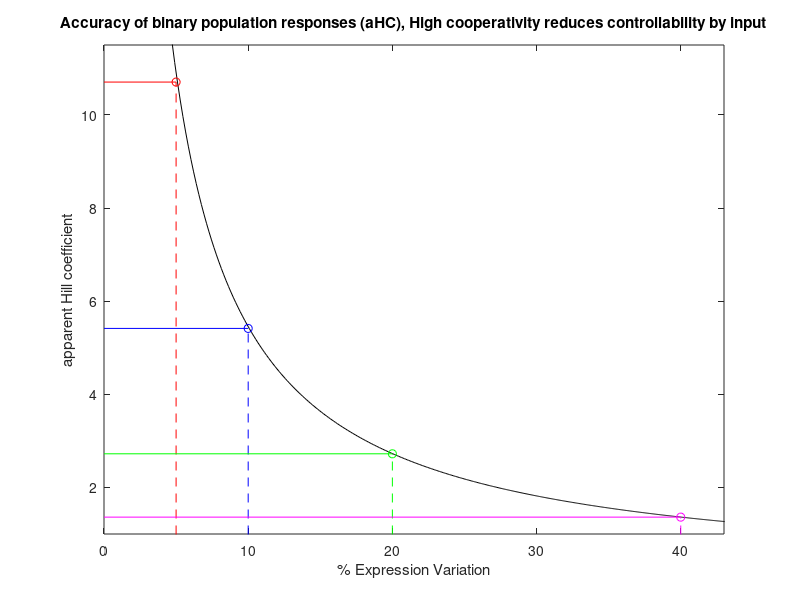
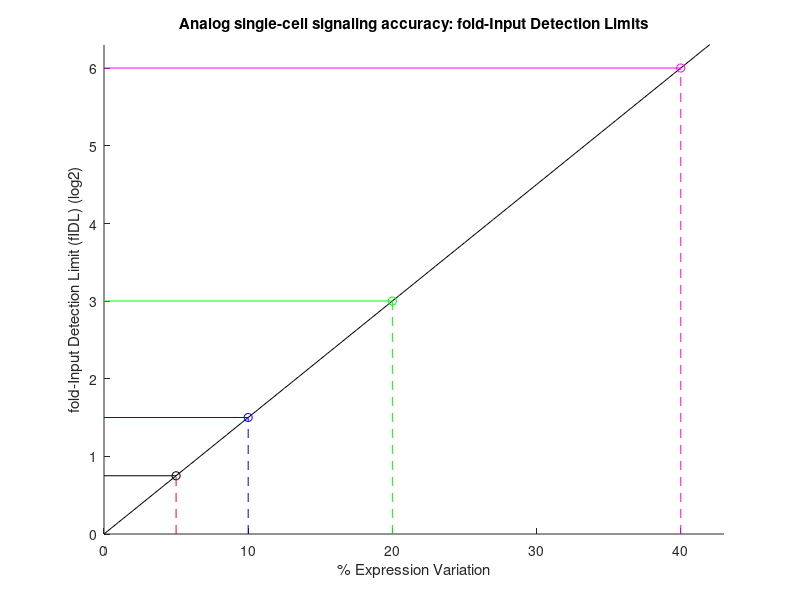
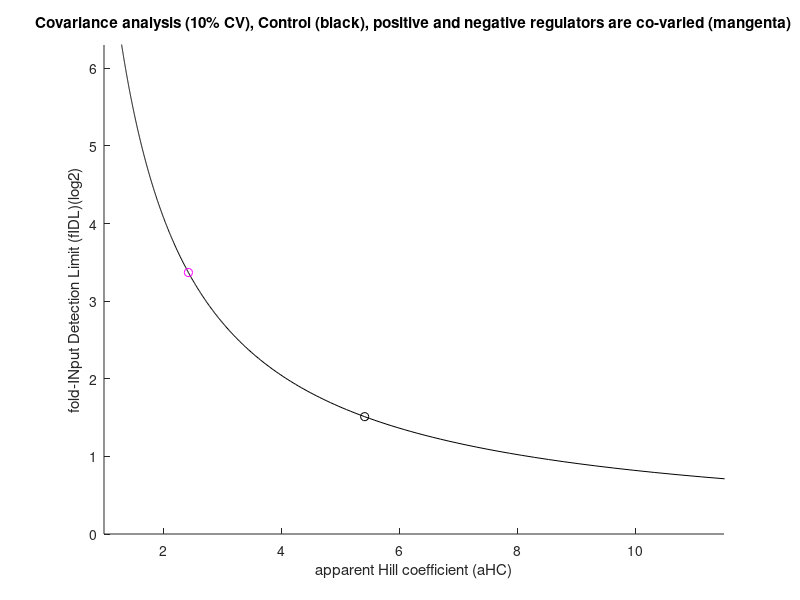
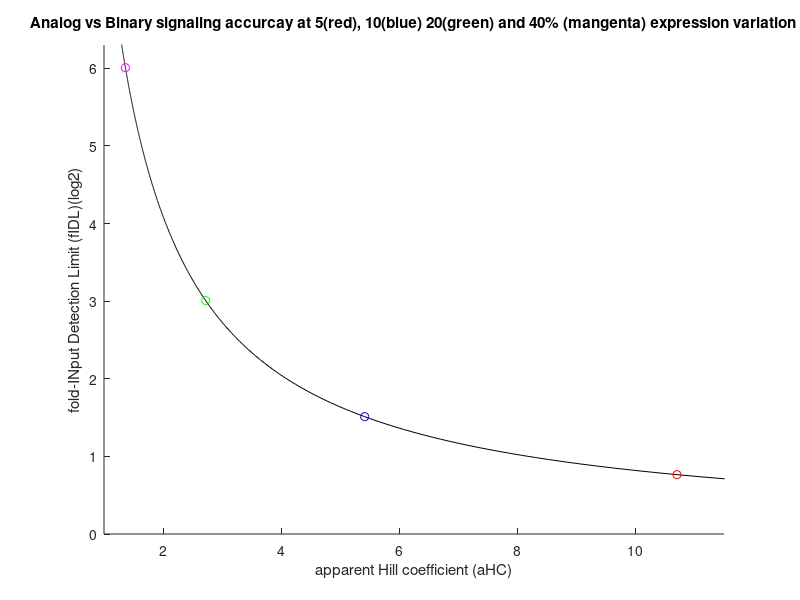

MATLAB code to generate these figures, in order:
clear all
close all
%Same model Function as in Figure 1A
%Exploration of analog and binary signaling accuracy

%Plot 1 calculates Population-level Binary accuracy using an apparent Hill
%coefficient

%fIDL and aHC
tspan = [0:15]; % time is in hours
y0 = [1 1 1 1 1]; % initial values
Thr=10; % Threshold used for binary signaling, cells with y5 above Thr are active and cells with y5 below
% Thr are inactive
R1=.5:.01:12; %fold-increase in stimulation

CV=100*log(R1)/norminv(Thr/(1+Thr))/sqrt(10); %calculates how large the CV must be for the 
%tail region to be approximately 9% of cells (1-1/(Thr +1)) for a given R, The value (1-1/(Thr +1)) 
%corresponds to the fraction of cells that a Hill coefficient of 1 reaches when R=Thr

n=find(CV>5,1);
figure, plot(CV,log(Thr)./log(R1),'k-')
hold on
line([0;5],[log(Thr)/log(R1(n));log(Thr)/log(R1(n))],'Color', 'r','LineStyle','-')
plot(5,log(Thr)/log(R1(n)),'ro')
line([5 5],[0 log(Thr)/log(R1(n))],'Color', 'r','LineStyle','--')

n=find(CV>10,1);
hold on
line([0;10],[log(Thr)/log(R1(n));log(Thr)/log(R1(n))],'Color', 'b','LineStyle','-')
plot(10,log(Thr)/log(R1(n)),'bo')
line([10 10],[0 log(Thr)/log(R1(n))],'Color', 'b','LineStyle','--')

n=find(CV>20,1);
hold on
line([0;20],[log(Thr)/log(R1(n));log(Thr)/log(R1(n))],'Color', 'g','LineStyle','-')
plot(20,log(Thr)/log(R1(n)),'go')
line([20 20],[0 log(Thr)/log(R1(n))],'Color', 'g','LineStyle','--')

n=find(CV>40,1);
hold on
line([0;40],[log(Thr)/log(R1(n));log(Thr)/log(R1(n))],'Color', 'm','LineStyle','-')
plot(40,log(Thr)/log(R1(n)),'mo')

line([40 40],[0 log(Thr)/log(R1(n))],'Color', 'm','LineStyle','--')
title('Accuracy of binary population responses (aHC), High cooperativity reduces controllability by input')
xlabel('% Expression Variation')
ylabel('apparent Hill coefficient')
axis([0 43 1 11.5])

%% Plot calculates analog signaling accuracy (fold-Input Detection Limit) as a function of % expression variation
figure, hold on

x=0:.5:45; %Expression Variation
for i=1:length(x)
    y(i)=exp(norminv(.95)*x(i)/100*sqrt(10)*2); %determines fIDL based on 
    %two lognormal distributions, unstimulated and stimulated, 95%
    %accuracy & 10 variable pathway commponents
end
plot(x,log2(y),'k-')

y0=exp(norminv(.95)*5/100*sqrt(10)*2);
line([0 5],[log2(y0) log2(y0)],'LineStyle','-','Color','k')
plot(5,log2(y0),'ko')
line([5 5],[0 log2(y0)],'LineStyle','--','Color','r')

y0=exp(norminv(.95)*10/100*sqrt(10)*2);
line([0 10],[log2(y0) log2(y0)],'LineStyle','-','Color','b')
plot(10,log2(y0),'bo')
line([10 10],[0 log2(y0)],'LineStyle','--','Color','b')

y0=exp(norminv(.95)*20/100*sqrt(10)*2);
line([0 20],[log2(y0) log2(y0)],'LineStyle','-','Color','g')
plot(20,log2(y0),'go')
line([20 20],[0 log2(y0)],'LineStyle','--','Color','g')

y0=exp(norminv(.95)*40/100*sqrt(10)*2);
line([0 40],[log2(y0) log2(y0)],'LineStyle','-','Color','m')
plot(40,log2(y0),'mo')
line([40 40],[0 log2(y0)],'LineStyle','--','Color','m')

title('Analog single-cell signaling accuracy: fold-Input Detection Limits')
xlabel('% Expression Variation')
ylabel('fold-Input Detection Limit (fIDL) (log2)')
axis([0 43 0 6.3])
%% Covariance plot, codependence between fIDL and aHC

figure,hold on
CV=100*log(R1)/norminv(Thr/(1+Thr))/sqrt(10);
n1=find(CV>10,1);
YY=exp(norminv(.95)*CV/100*sqrt(10)*2);
yy1=exp(norminv(.95)*CV(n1)/100*sqrt(10)*2);
plot(log(Thr)./log(R1), log2(YY),'k-')
plot(log(Thr)/log(R1(n1)),log2(yy1),'ko')

CV=100*log(R1)/norminv(Thr/(1+Thr))/sqrt(50);
%sqrt(5^2 + 5^2) for correlated kinases and correlated phosphatases
n2=find(CV>10,1);
YY=exp(norminv(.95)*CV/100*sqrt(50)*2);
yy2=exp(norminv(.95)*CV(n2)/100*sqrt(50)*2);
plot(log(Thr)/log(R1(n2)),log2(yy2),'mo')

title('Covariance analysis (10% CV), Control (black), positive and negative regulators are co-varied (mangenta)')
ylabel('fold-INput Detection Limit (fIDL)(log2)')
xlabel('apparent Hill coefficient (aHC)')
axis([1 11.5 0 6.3])
%% Position of different expression variation in a fIDL versus aHC plot (N=10 components)
figure, hold on
kk=2;
CV=100*log(R1)/norminv(Thr/(1+Thr))/sqrt(10);
n1=find(CV>5,1);
n2=find(CV>10,1);
n3=find(CV>20,1);
n4=find(CV>40,1);
YY=exp(norminv(.95)*CV/100*sqrt(10)*2);
yy1=exp(norminv(.95)*CV(n1)/100*sqrt(10)*2);
yy2=exp(norminv(.95)*CV(n2)/100*sqrt(10)*2);
yy3=exp(norminv(.95)*CV(n3)/100*sqrt(10)*2);
yy4=exp(norminv(.95)*CV(n4)/100*sqrt(10)*2);

plot(log(Thr)./log(R1), log2(YY),'k-')
plot(log(Thr)/log(R1(n1)),log2(yy1),'ro')
plot(log(Thr)/log(R1(n2)),log2(yy2),'bo')
plot(log(Thr)/log(R1(n3)),log2(yy3),'go')
plot(log(Thr)/log(R1(n4)),log2(yy4),'mo')

title('Analog vs Binary signaling accurcay at 5(red), 10(blue) 20(green) and 40% (mangenta) expression variation')
ylabel('fold-INput Detection Limit (fIDL)(log2)')
xlabel('apparent Hill coefficient (aHC)')
axis([1 11.5 0 6.3])
%% Effect of less or more pathway components on fIDL versus aHC plot 

figure,hold on
Num=[4 10 24];
for kk=1:3
    CV=100*log(R1)/norminv(Thr/(1+Thr))/sqrt(Num(kk));
    n2=find(CV>10,1);    
    YY=exp(norminv(.95)*CV/100*sqrt(Num(kk))*2);
    yy2=exp(norminv(.95)*CV(n2)/100*sqrt(Num(kk))*2);
    if kk==1
        plot(log(Thr)/log(R1(n2)),log2(yy2),'co')  
    elseif kk==2
        plot(log(Thr)./log(R1), log2(YY),'k-')
        plot(log(Thr)/log(R1(n2)),log2(yy2),'ko')       
    elseif kk==3
        plot(log(Thr)/log(R1(n2)),log2(yy2),'mo')
    end
end

title('Accurcay for different Numbers of Components (N) (Var 10%): Cyan, N=4, Black 10 and Mangenta 24')
ylabel('fold-INput Detection Limit (fIDL)(log2)')
xlabel('apparent Hill coefficient (aHC)')
axis([1 11.5 0 6.3])
%% 


function dydt = vd(t,y,R,e)
dydt = zeros(5,1);    % a column vector
dydt(1)=R*e(1)-e(2)*y(1);
dydt(2)=e(3)*y(1)-e(4)*y(2);
dydt(3)=e(5)*y(2)-e(6)*y(3);
dydt(4)=e(7)*y(3)-e(8)*y(4);
dydt(5)=e(9)*y(4)-e(10)*y(5);
end
